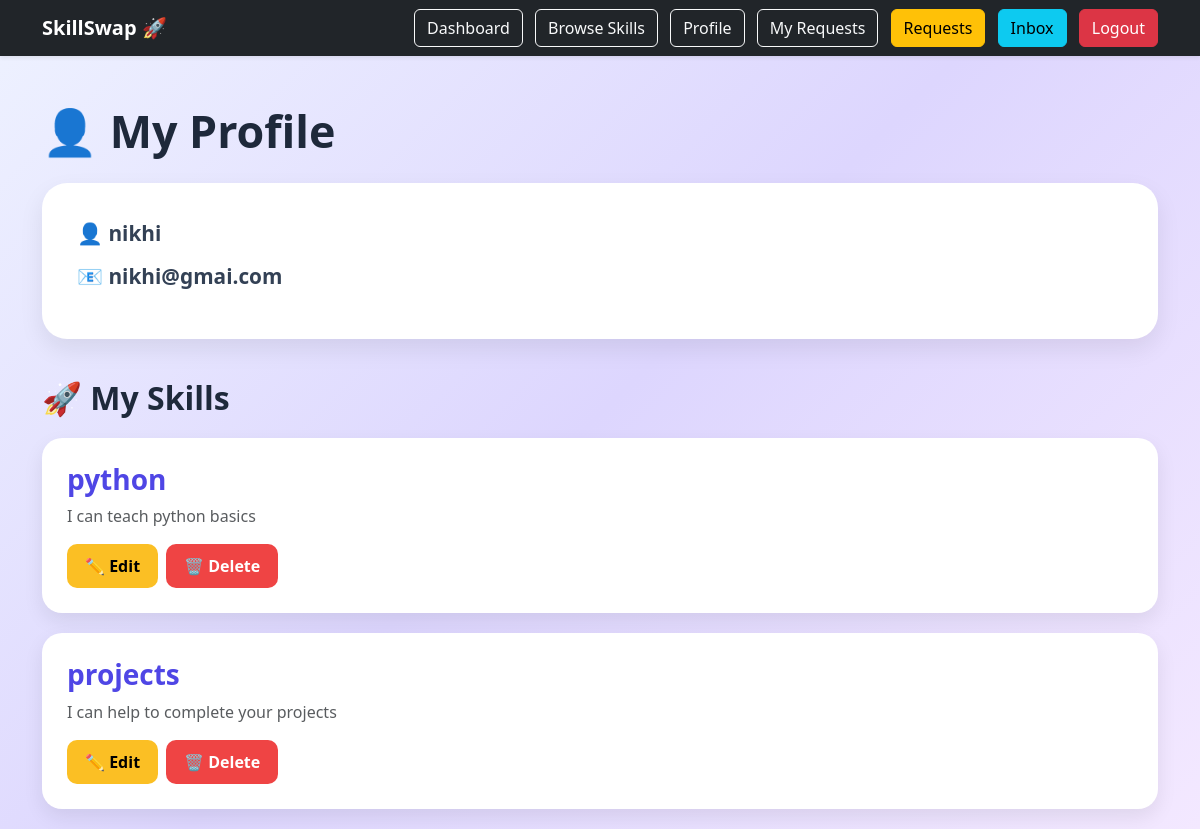
Screenshot of /profile (signed in) with the database file from the repository.
### tables this page shows
CREATE TABLE skills(
            id INTEGER PRIMARY KEY AUTOINCREMENT,
            skill_name TEXT NOT NULL,
            description TEXT NOT NULL,
            username TEXT NOT NULL,
            email TEXT NOT NULL
        );

### app.py (the view)
@app.route('/profile')
def profile():
    if 'username' not in session:
        return redirect('/login')
    conn = sqlite3.connect("skillswap.db")
    cursor = conn.cursor()
    cursor.execute("""
        SELECT id, skill_name, description
        FROM skills
        WHERE username=?
    """, (session['username'],))
    my_skills = cursor.fetchall()
    conn.close()
    return render_template(
        'profile.html',
        username=session['username'],
        email=session['email'],
        my_skills=my_skills
    )

### templates/profile.html (shortened to what this page needs)
<!DOCTYPE html>
<html lang="en">
<head>
    <link href="https://cdn.jsdelivr.net/npm/bootstrap@5.3.3/dist/css/bootstrap.min.css" rel="stylesheet">
</head>
<body>
{% include 'navbar.html' %}
<div class="container mt-5">
    <h1 class="page-title">👤 My Profile</h1>
    <div class="profile-card">
        <div class="user-info">
            👤 {{ username }}
        </div>
        <div class="user-info">
            📧 {{ email }}
        </div>
    </div>
    <h2 class="skills-title">🚀 My Skills</h2>
    {% for skill in my_skills %}
    <div class="skill-card">
        <h3 class="skill-name">{{ skill[1] }}</h3>
        <p class="text-muted">{{ skill[2] }}</p>
        <div class="d-flex gap-2 mt-3">
            <a href="/edit-skill/{{ skill[0] }}"
               class="btn btn-edit">
                ✏ Edit
            </a>
            <a href="/delete-skill/{{ skill[0] }}"
               class="btn btn-delete">
                🗑 Delete
            </a>
        </div>
    </div>
    {% endfor %}
</div>
</body>
</html>

### templates/profile.html (style rules this page uses)
body { background: linear-gradient( 135deg, #eef2ff 0%, #ddd6fe 50%, #f3e8ff 100% ); min-height:100vh; }
.page-title { font-size:2.8rem; font-weight:700; color:#1e293b; margin-bottom:25px; }
.profile-card { background:white; border:none; border-radius:25px; padding:35px; box-shadow:0 10px 25px rgba(0,0,0,0.08); margin-bottom:40px; }
.skills-title { font-size:2rem; font-weight:700; color:#1e293b; margin-bottom:20px; }
.skill-card { background:white; border:none; border-radius:20px; padding:25px; box-shadow:0 8px 20px rgba(0,0,0,0.08); transition:0.3s; margin-bottom:20px; }
.skill-name { color:#4f46e5; font-weight:700; }
.btn-edit { background:#fbbf24; border:none; color:black; font-weight:600; padding:10px 18px; border-radius:10px; }
.btn-delete { background:#ef4444; border:none; color:white; font-weight:600; padding:10px 18px; border-radius:10px; }
.user-info { font-size:1.3rem; font-weight:600; margin-bottom:12px; color:#334155; }

### rows the page displays
skills: skill_name "python", description "I can teach python basics"
skills: skill_name "projects", description "I can help to complete your projects"

### other values shown
{{ username }} "nikhi"
{{ email }} "nikhi@gmai.com"
